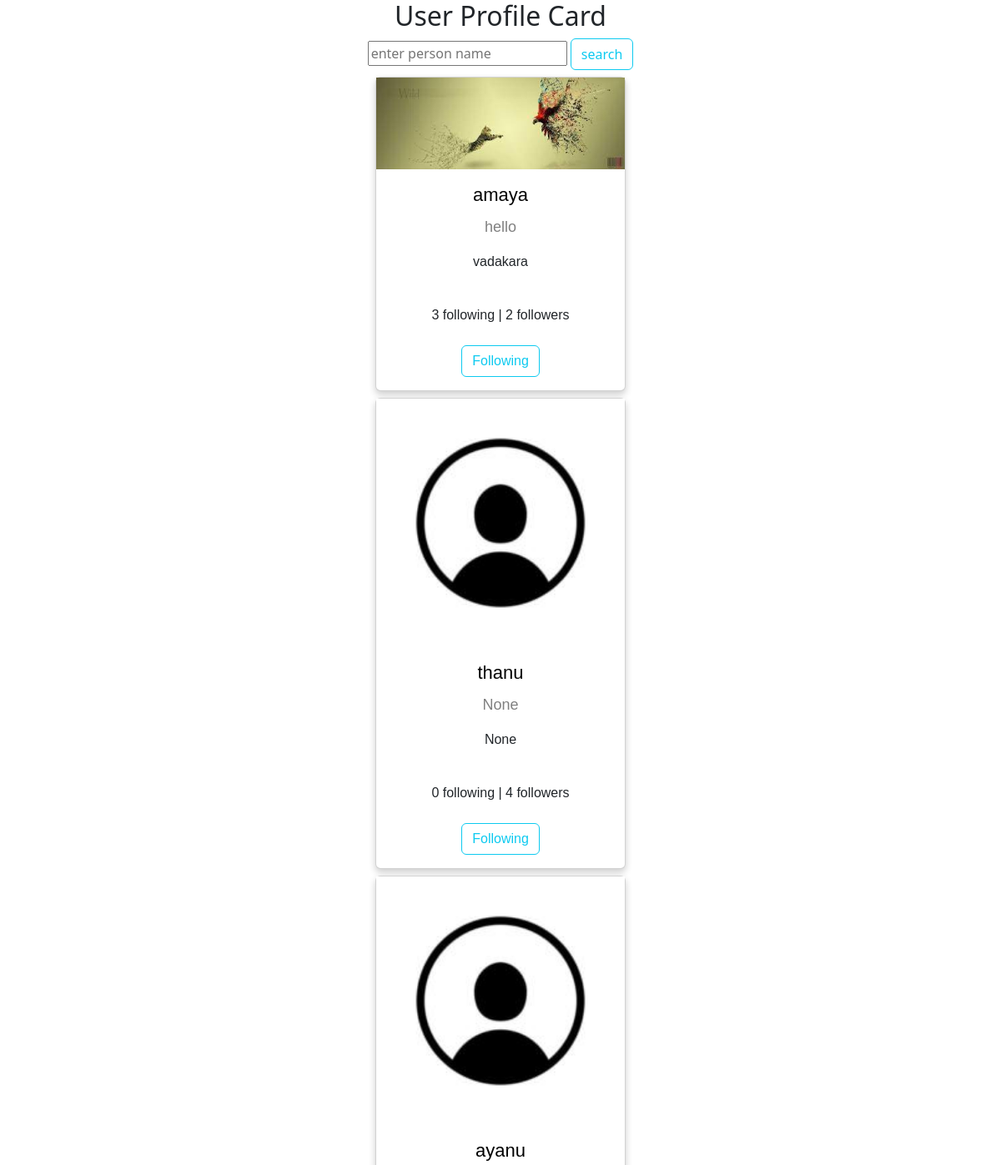
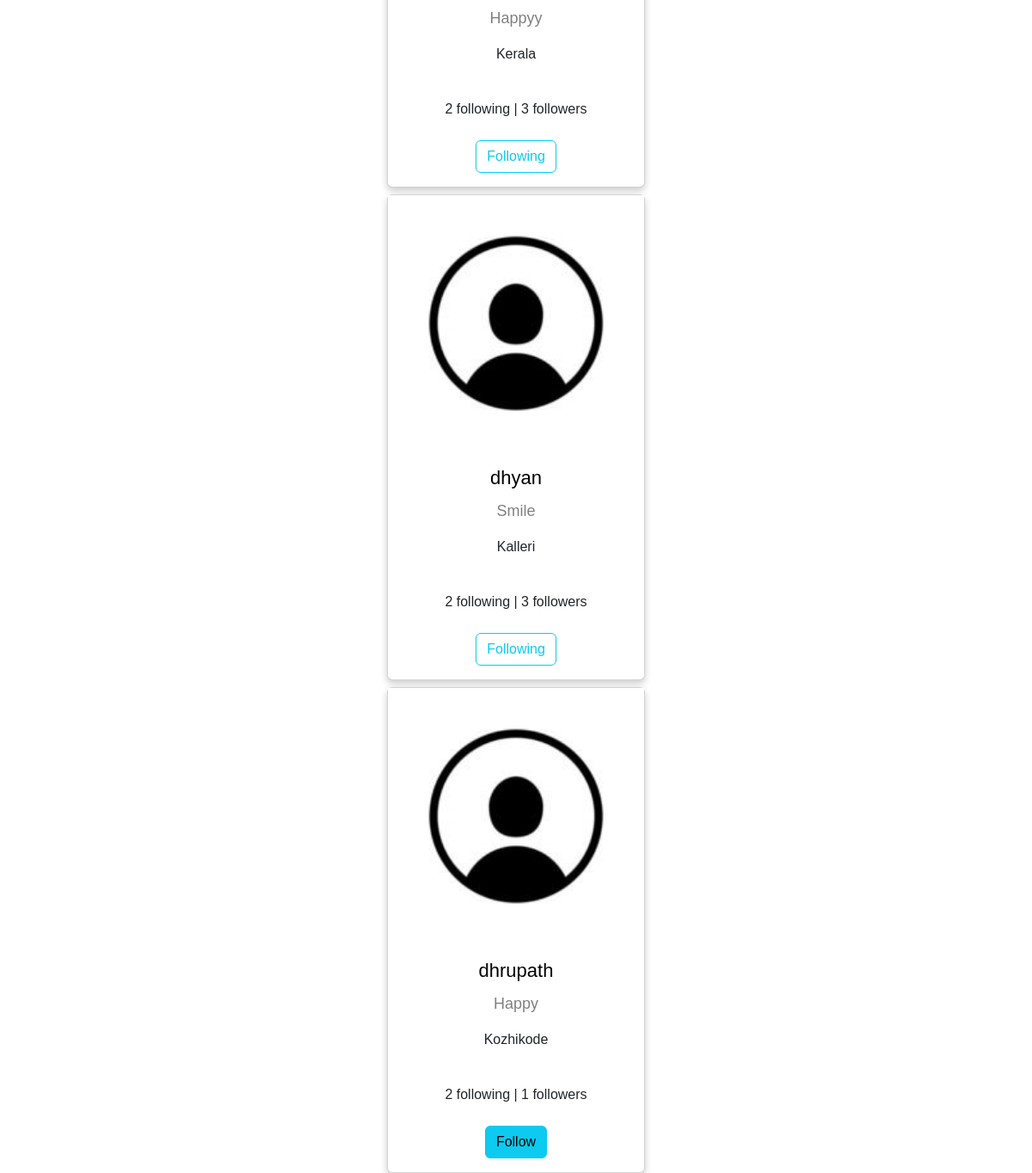
The app's page /profiles/all/ (signed in), older data (2 pictures, top to bottom).
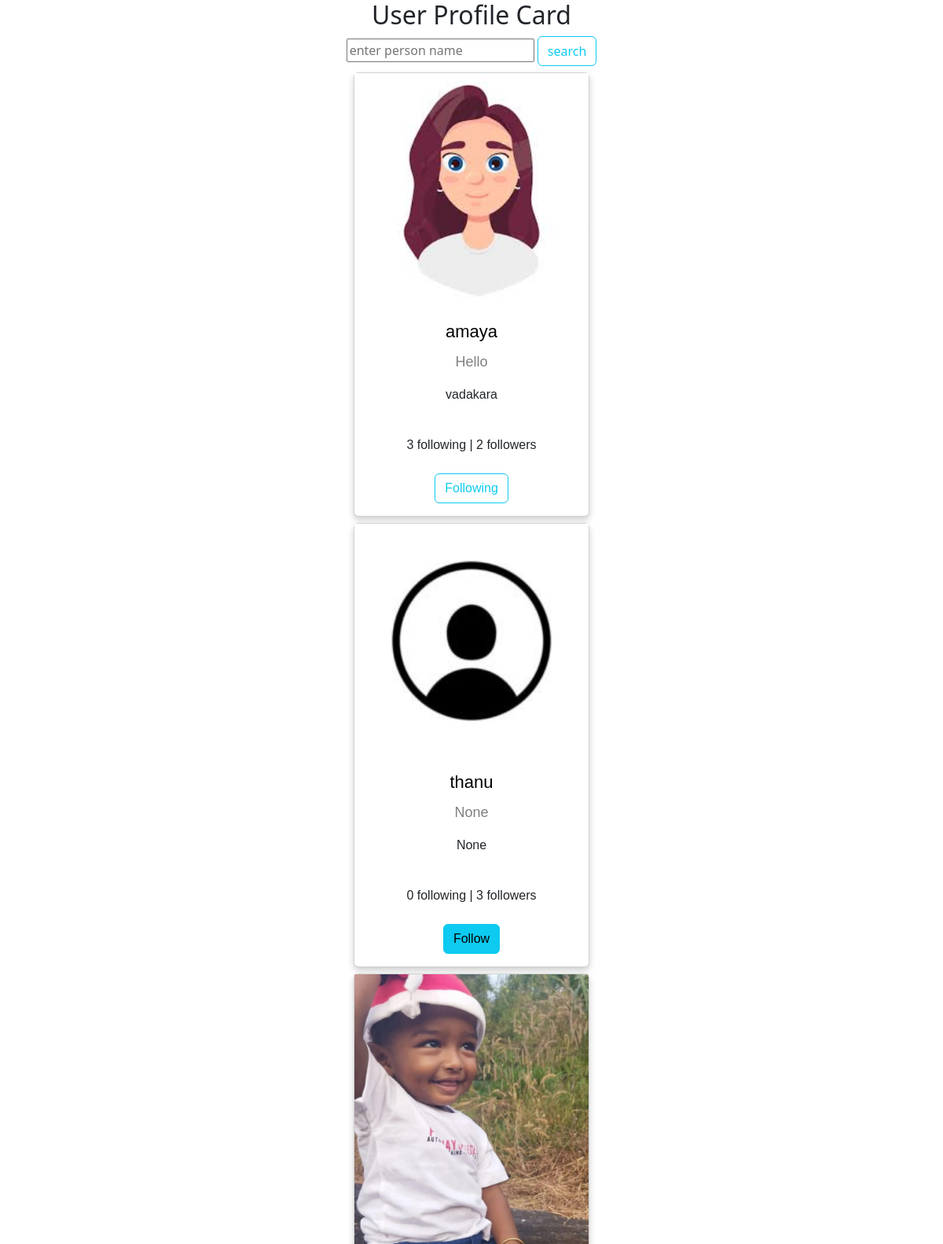
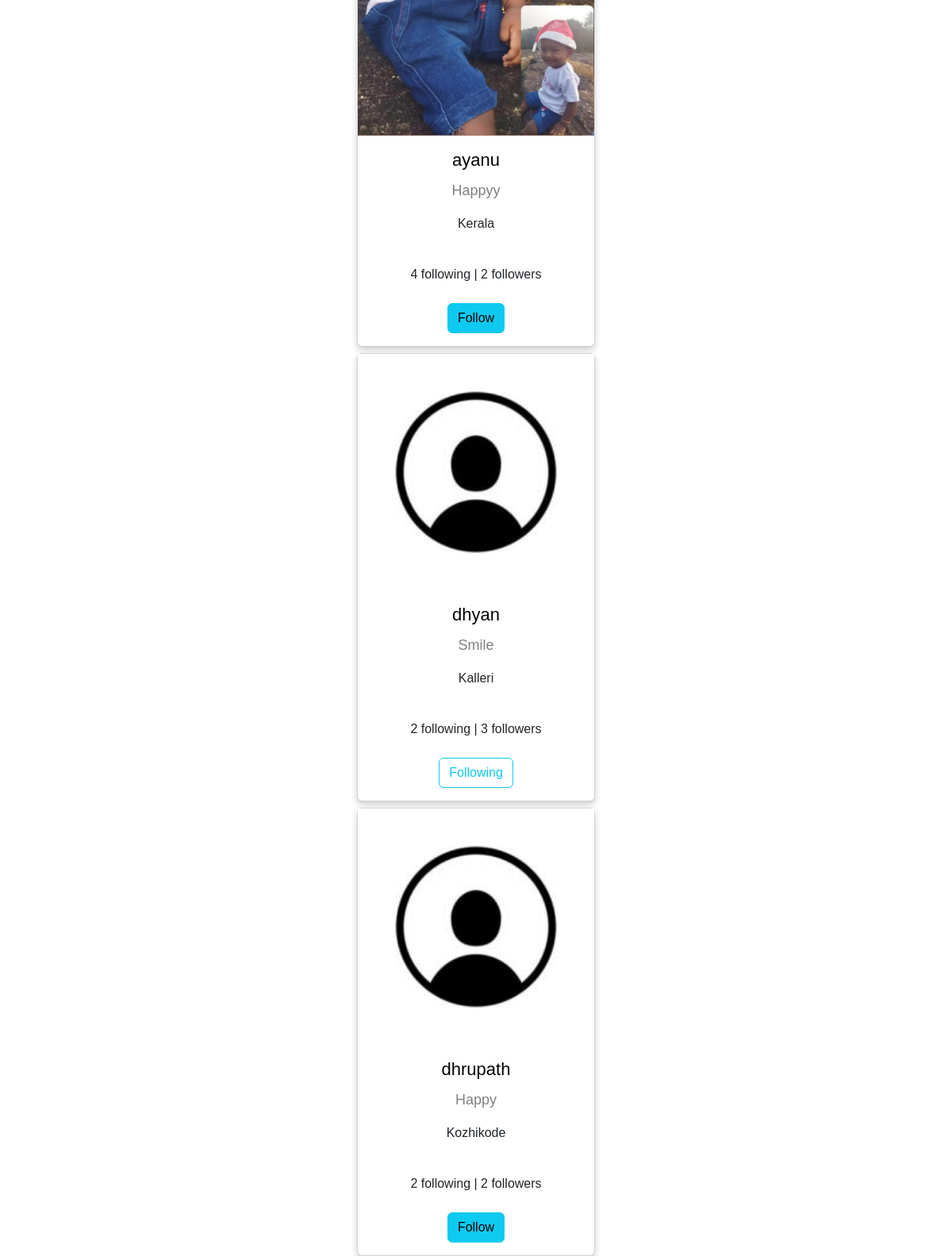
The same page, newer data (2 pictures, top to bottom).
### myapp/models.py (models this page shows, shortened)
class UserProfile(models.Model):
    user=models.OneToOneField(User,on_delete=models.CASCADE,related_name="profile")
    profile_pic=models.ImageField(upload_to="profilepics",blank=True,default="/profilepics/default.jpg")
    bio=models.CharField(max_length=200,null=True)
    address=models.CharField(max_length=200,null=True)
    dob=models.DateTimeField(null=True)
    following=models.ManyToManyField("self",related_name="followed_by",symmetrical=False)
    created_date=models.DateTimeField(auto_now_add=True)
    cover_pic=models.ImageField(upload_to="coverpic",default="/profilepics/finsta.jpg",blank=True)
    def __str__(self):
        return self.user.username

### myapp/views.py (the view, shortened to what this page needs)
# urls.py: path('profiles/all/',views.ProfileListView.as_view(),name="profile-list"),
@method_decorator(sign_required,name="dispatch")
class ProfileListView(ListView):
    model=UserProfile
    template_name="profile-list.html"
    context_object_name="profiles"
    def get_queryset(self):
        return UserProfile.objects.exclude(user=self.request.user)

### myapp/views.py (called while the page is built)
def sign_required(fn):
    def wrapper(request,*args,**kwargs):
        if not request.user.is_authenticated:
            messages.error(request,"please login!!!")
            return redirect("signin")
        return fn(request,*args,**kwargs)
    return wrapper

### myapp/templates/profile-list.html (shortened to what this page needs)
<!DOCTYPE html>
<html>
<head>
  <link rel="stylesheet" href="https://cdnjs.cloudflare.com/ajax/libs/font-awesome/4.7.0/css/font-awesome.min.css">
  <link href="https://cdn.jsdelivr.net/npm/bootstrap@5.3.0-alpha3/dist/css/bootstrap.min.css" rel="stylesheet"
>
</head>
<body>
  <h2 style="text-align:center">User Profile Card</h2>
  <form action="" method="post">
    <div class="text-center">
      <input type="text" name="username" placeholder="enter person name">
      <input type="submit" value="search" class="btn btn-outline-info">
    </div>
  </form>
  {%for profile in profiles%}
  <div class="card mt-2">
    <img src="{{profile.profile_pic.url}}" alt="John" style="width:100%">
    <h1><a href="{%url 'profile-detail' profile.id%}">{{profile}}</a></h1>
    <p class="title">{{profile.bio}}</p>
    <p>{{profile.address}}</p>
    <div style="margin: 24px 0;">
      {{profile.following.all.count}} following |
      {{profile.followed_by.count}} followers
    </div>
    <p>
      {%if request.user.profile in profile.followed_by.all%}
      <a href="{%url 'unfollow' profile.id%}" class="btn btn-outline-info">Following</a>
      {%else%}
      <a href="{%url 'follow' profile.id%}" class="btn btn-info">Follow</a>
      {%endif%}
    </p>
  </div>
  {%endfor%}
</body>
</html>

### myapp/templates/profile-list.html (style rules this page uses)
.card { box-shadow: 0 4px 8px 0 rgba(0, 0, 0, 0.2); max-width: 300px; margin: auto; text-align: center; font-family: arial; }
.title { color: grey; font-size: 18px; }
a { text-decoration: none; font-size: 22px; color: black; }

Row changes from the older to the newer data that the page shows:
changed UserProfile "vadakara": profile_pic: a different picture; bio "hello" → "Hello"
computed for UserProfile "None": followed_by.count "4" → "3"; text "Following" → "Follow"
changed UserProfile "Happyy": profile_pic: picture added in place of a placeholder; following.all.count "2" → "4"; followed_by.count "3" → "2"; text "Following" → "Follow"
computed for UserProfile "Happy": followed_by.count "1" → "2"
